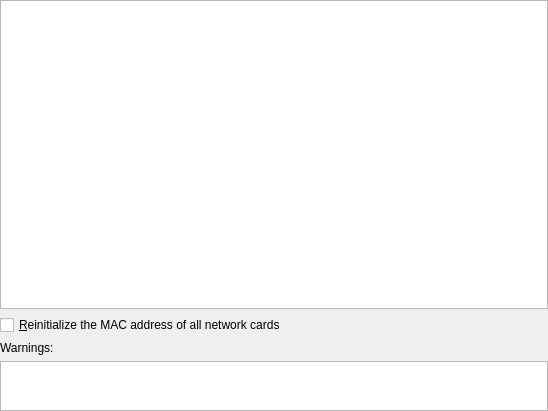
<ui version="4.0">
 <comment>
 VBox frontends: Qt4 GUI ("VirtualBox"):

 Copyright (C) 2009-2016 Oracle Corporation

 This file is part of VirtualBox Open Source Edition (OSE), as
 available from http://www.virtualbox.org. This file is free software;
 you can redistribute it and/or modify it under the terms of the GNU
 General Public License (GPL) as published by the Free Software
 Foundation, in version 2 as it comes in the "COPYING" file of the
 VirtualBox OSE distribution. VirtualBox OSE is distributed in the
 hope that it will be useful, but WITHOUT ANY WARRANTY of any kind.
 </comment>
 <class>UIApplianceEditorWidget</class>
 <widget class="QWidget" name="UIApplianceEditorWidget">
  <property name="geometry">
   <rect>
    <x>0</x>
    <y>0</y>
    <width>548</width>
    <height>411</height>
   </rect>
  </property>
  <layout class="QVBoxLayout" name="verticalLayout_2">
   <property name="margin">
    <number>0</number>
   </property>
   <item>
    <widget class="QWidget" name="m_pInfoWidget" native="true">
     <layout class="QVBoxLayout" name="m_pInfoPaneLayout">
      <property name="margin">
       <number>0</number>
      </property>
      <item>
       <widget class="QTreeView" name="m_pTvSettings">
        <property name="sizePolicy">
         <sizepolicy hsizetype="Expanding" vsizetype="MinimumExpanding">
          <horstretch>0</horstretch>
          <verstretch>0</verstretch>
         </sizepolicy>
        </property>
       </widget>
      </item>
      <item>
       <widget class="QCheckBox" name="m_pReinitMACsCheckBox">
        <property name="toolTip">
         <string>When checked a new unique MAC address will assigned to all configured network cards.</string>
        </property>
        <property name="text">
         <string>&amp;Reinitialize the MAC address of all network cards</string>
        </property>
       </widget>
      </item>
     </layout>
    </widget>
   </item>
   <item>
    <widget class="QWidget" name="m_pWarningWidget" native="true">
     <property name="visible">
      <bool>false</bool>
     </property>
     <property name="sizePolicy">
      <sizepolicy hsizetype="Preferred" vsizetype="Fixed">
       <horstretch>0</horstretch>
       <verstretch>0</verstretch>
      </sizepolicy>
     </property>
     <layout class="QVBoxLayout" name="verticalLayout">
      <property name="margin">
       <number>0</number>
      </property>
      <item>
       <widget class="QLabel" name="label">
        <property name="text">
         <string>Warnings:</string>
        </property>
       </widget>
      </item>
      <item>
       <widget class="QTextEdit" name="mWarningTextEdit">
        <property name="maximumSize">
         <size>
          <width>16777215</width>
          <height>50</height>
         </size>
        </property>
        <property name="autoFormatting">
         <set>QTextEdit::AutoBulletList</set>
        </property>
        <property name="readOnly">
         <bool>true</bool>
        </property>
       </widget>
      </item>
     </layout>
    </widget>
   </item>
  </layout>
 </widget>
 <resources/>
 <connections/>
</ui>
